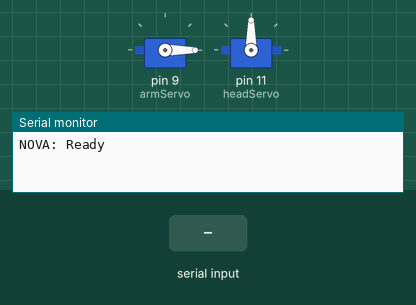
This sketch was run on a simulated Arduino Uno, built with avr-gcc and run on an emulated ATmega328P. On the bench: 2 × servo, the last lines printed to the serial monitor. The test bench sets the inputs (shaded band).

Above: at 2.2 s.
2.3 s: "90,45\n" received over Serial
At 3.2 s:
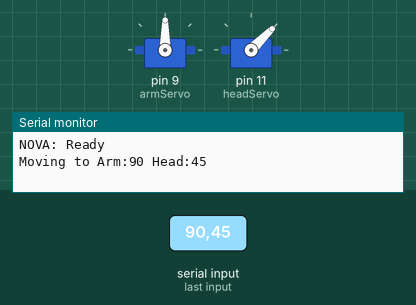
3.8 s: "30,150\n" received over Serial
At 4.4 s:
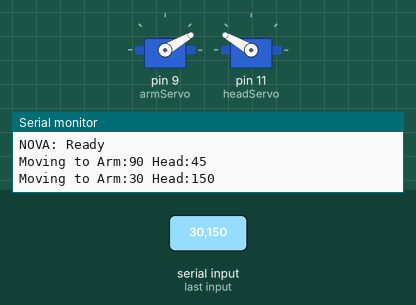
5.3 s: "200\n" received over Serial
At 6.9 s:
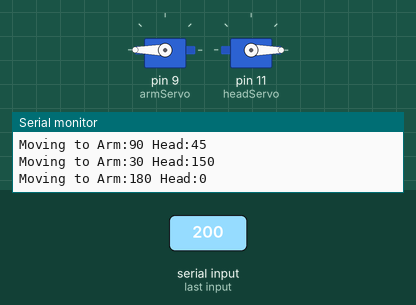
Timing chart, 0 to 8.4 s (numbered marks = the images above; inputs shaded):
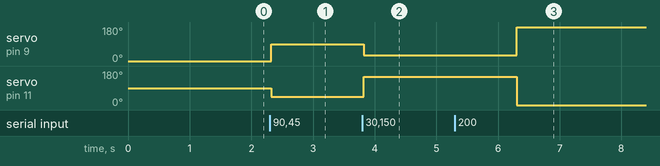

The sketch:

Nova_arduino.ino
```cpp
#include <Servo.h>

// Servo objects
Servo armServo;    // Pin 9 - Arm/Wave
Servo headServo;   // Pin 10 - Head/Nod

// Current positions
int armPos = 0;    // 0-180 (0 = arm down)
int headPos = 90;  // 0-180 (90 = center)

void setup() {
  Serial.begin(9600);

  // Attach servos with pulse width range (500-2500 microseconds)
  armServo.attach(9, 500, 2500);
  headServo.attach(11, 500, 2500);

  // Initial positions
  armServo.write(armPos);
  headServo.write(headPos);

  delay(1000); // Allow servos to reach position
  Serial.println("NOVA: Ready");
}

void loop() {
  if (Serial.available() >= 4) { // Expecting 2 numbers
    // Read positions
    armPos = Serial.parseInt();
    headPos = Serial.parseInt();

    // Clear buffer
    while (Serial.available() > 0) Serial.read();

    // Constrain values and move servos
    armPos = constrain(armPos, 0, 180);
    headPos = constrain(headPos, 0, 180);

    armServo.write(armPos);
    headServo.write(headPos);

    // Optional: Send confirmation back
    Serial.print("Moving to Arm:");
    Serial.print(armPos);
    Serial.print(" Head:");
    Serial.println(headPos);
  }
  delay(20);
}
```

Measured:
- after the input at 2.3 s, servo on pin 9 (armServo): 0° → 90° at once; servo on pin 11 (headServo): 90° → 45° at once
- after the input at 3.8 s, servo on pin 9 (armServo): 90° → 30° at once; servo on pin 11 (headServo): 45° → 150° at once
- after the input at 5.3 s, servo on pin 9 (armServo): 30° → 180° after 1.0 s; servo on pin 11 (headServo): 150° → 0° after 1.0 s
